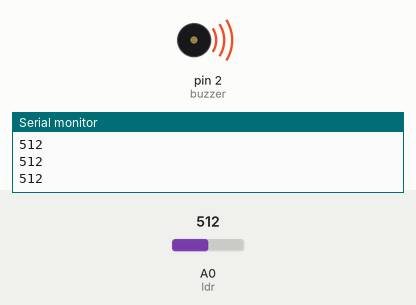
Bench run of a sketch on a simulated Arduino Uno, built with avr-gcc and run on an emulated ATmega328P. Shown: buzzer (waves = sounding), the last lines printed to the serial monitor. The test bench sets the inputs (shaded band); at power-on: A0 (ldr) = 512.

Above: at 1.2 s.
1.3 s: A0 (ldr) set to 216
At 2.1 s:
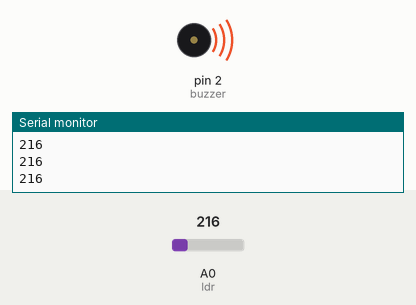
2.8 s: A0 (ldr) set to 188
4.3 s: A0 (ldr) set to 210
At 5.1 s:
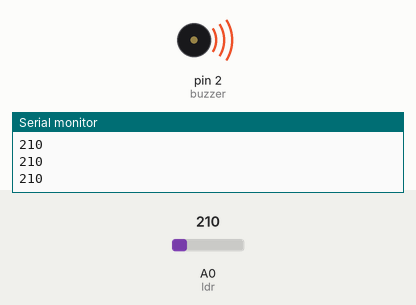
5.8 s: A0 (ldr) set to 190
Timing chart, 0 to 8.3 s (numbered marks = the images above; inputs shaded):
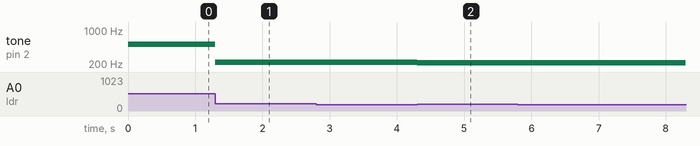

Measured:
- after the input at 1.3 s, tone on pin 2 (buzzer): 512 Hz → 216 Hz at once
- after the input at 4.3 s, tone on pin 2 (buzzer): 216 Hz → 210 Hz at once
- after the input at 5.8 s, tone on pin 2 (buzzer): 210 Hz → silent after 2.5 s

The sketch:

buzzer-ldr.ino
```cpp
// tinkercad: working
// arduino: working

const byte buzzer = 2;
const byte ldr = A0;
int ldrReading = 0;

void setup(){
  pinMode(buzzer, OUTPUT);
  pinMode(ldr, INPUT);
  Serial.begin(9600);
}

void loop(){
  ldrReading = analogRead(ldr);
  tone(buzzer, ldrReading, 1000);

  if(ldrReading < 200){
    noTone(buzzer);
  }
  Serial.println(ldrReading);
}
```
